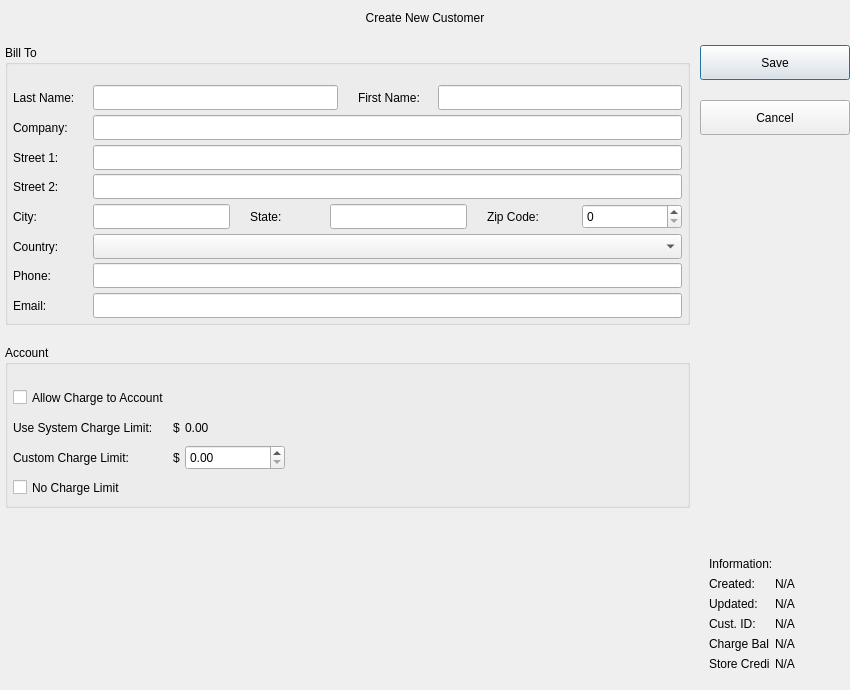
<?xml version="1.0" encoding="UTF-8"?>
<ui version="4.0">
 <class>CreateCustomerDialog</class>
 <widget class="QDialog" name="CreateCustomerDialog">
  <property name="windowModality">
   <enum>Qt::WindowModality::ApplicationModal</enum>
  </property>
  <property name="geometry">
   <rect>
    <x>0</x>
    <y>0</y>
    <width>850</width>
    <height>690</height>
   </rect>
  </property>
  <property name="minimumSize">
   <size>
    <width>850</width>
    <height>690</height>
   </size>
  </property>
  <property name="maximumSize">
   <size>
    <width>850</width>
    <height>690</height>
   </size>
  </property>
  <property name="windowTitle">
   <string>New Customer Form</string>
  </property>
  <property name="styleSheet">
   <string notr="true"/>
  </property>
  <layout class="QVBoxLayout" name="verticalLayout_4">
   <property name="spacing">
    <number>0</number>
   </property>
   <property name="leftMargin">
    <number>0</number>
   </property>
   <property name="topMargin">
    <number>0</number>
   </property>
   <property name="rightMargin">
    <number>0</number>
   </property>
   <property name="bottomMargin">
    <number>0</number>
   </property>
   <item>
    <widget class="QWidget" name="widget" native="true">
     <property name="minimumSize">
      <size>
       <width>0</width>
       <height>35</height>
      </size>
     </property>
     <property name="maximumSize">
      <size>
       <width>16777215</width>
       <height>35</height>
      </size>
     </property>
     <layout class="QHBoxLayout" name="horizontalLayout_10">
      <property name="spacing">
       <number>0</number>
      </property>
      <property name="leftMargin">
       <number>0</number>
      </property>
      <property name="topMargin">
       <number>0</number>
      </property>
      <property name="rightMargin">
       <number>0</number>
      </property>
      <property name="bottomMargin">
       <number>0</number>
      </property>
      <item>
       <widget class="QLabel" name="lb_dialog_title">
        <property name="minimumSize">
         <size>
          <width>0</width>
          <height>35</height>
         </size>
        </property>
        <property name="maximumSize">
         <size>
          <width>16777215</width>
          <height>35</height>
         </size>
        </property>
        <property name="text">
         <string>Create New Customer</string>
        </property>
        <property name="alignment">
         <set>Qt::AlignmentFlag::AlignCenter</set>
        </property>
       </widget>
      </item>
     </layout>
    </widget>
   </item>
   <item>
    <widget class="QWidget" name="widget_2" native="true">
     <layout class="QHBoxLayout" name="horizontalLayout_22">
      <property name="spacing">
       <number>5</number>
      </property>
      <property name="leftMargin">
       <number>0</number>
      </property>
      <property name="topMargin">
       <number>0</number>
      </property>
      <property name="rightMargin">
       <number>0</number>
      </property>
      <property name="bottomMargin">
       <number>0</number>
      </property>
      <item>
       <widget class="QWidget" name="widget_3" native="true">
        <layout class="QVBoxLayout" name="verticalLayout_3">
         <property name="spacing">
          <number>20</number>
         </property>
         <property name="leftMargin">
          <number>5</number>
         </property>
         <property name="topMargin">
          <number>10</number>
         </property>
         <property name="rightMargin">
          <number>5</number>
         </property>
         <property name="bottomMargin">
          <number>10</number>
         </property>
         <item>
          <widget class="QGroupBox" name="grp_bill_to">
           <property name="maximumSize">
            <size>
             <width>16777215</width>
             <height>280</height>
            </size>
           </property>
           <property name="title">
            <string>Bill To</string>
           </property>
           <layout class="QVBoxLayout" name="verticalLayout">
            <property name="spacing">
             <number>5</number>
            </property>
            <property name="leftMargin">
             <number>5</number>
            </property>
            <property name="topMargin">
             <number>20</number>
            </property>
            <property name="rightMargin">
             <number>5</number>
            </property>
            <property name="bottomMargin">
             <number>5</number>
            </property>
            <item>
             <layout class="QHBoxLayout" name="horizontalLayout_13">
              <property name="spacing">
               <number>20</number>
              </property>
              <item>
               <layout class="QHBoxLayout" name="horizontalLayout">
                <property name="spacing">
                 <number>5</number>
                </property>
                <item>
                 <widget class="QLabel" name="lb_last_name">
                  <property name="minimumSize">
                   <size>
                    <width>75</width>
                    <height>25</height>
                   </size>
                  </property>
                  <property name="maximumSize">
                   <size>
                    <width>75</width>
                    <height>25</height>
                   </size>
                  </property>
                  <property name="text">
                   <string>Last Name:</string>
                  </property>
                 </widget>
                </item>
                <item>
                 <widget class="QLineEdit" name="le_last_name">
                  <property name="minimumSize">
                   <size>
                    <width>0</width>
                    <height>25</height>
                   </size>
                  </property>
                  <property name="maximumSize">
                   <size>
                    <width>16777215</width>
                    <height>25</height>
                   </size>
                  </property>
                 </widget>
                </item>
               </layout>
              </item>
              <item>
               <layout class="QHBoxLayout" name="horizontalLayout_2">
                <property name="spacing">
                 <number>5</number>
                </property>
                <item>
                 <widget class="QLabel" name="lb_first_name">
                  <property name="minimumSize">
                   <size>
                    <width>75</width>
                    <height>25</height>
                   </size>
                  </property>
                  <property name="maximumSize">
                   <size>
                    <width>75</width>
                    <height>25</height>
                   </size>
                  </property>
                  <property name="text">
                   <string>First Name:</string>
                  </property>
                 </widget>
                </item>
                <item>
                 <widget class="QLineEdit" name="le_first_name">
                  <property name="minimumSize">
                   <size>
                    <width>0</width>
                    <height>25</height>
                   </size>
                  </property>
                  <property name="maximumSize">
                   <size>
                    <width>16777215</width>
                    <height>25</height>
                   </size>
                  </property>
                 </widget>
                </item>
               </layout>
              </item>
             </layout>
            </item>
            <item>
             <layout class="QHBoxLayout" name="horizontalLayout_3">
              <property name="spacing">
               <number>5</number>
              </property>
              <item>
               <widget class="QLabel" name="lb_company">
                <property name="minimumSize">
                 <size>
                  <width>75</width>
                  <height>25</height>
                 </size>
                </property>
                <property name="maximumSize">
                 <size>
                  <width>75</width>
                  <height>25</height>
                 </size>
                </property>
                <property name="text">
                 <string>Company:</string>
                </property>
               </widget>
              </item>
              <item>
               <widget class="QLineEdit" name="le_company">
                <property name="minimumSize">
                 <size>
                  <width>0</width>
                  <height>25</height>
                 </size>
                </property>
                <property name="maximumSize">
                 <size>
                  <width>16777215</width>
                  <height>25</height>
                 </size>
                </property>
               </widget>
              </item>
             </layout>
            </item>
            <item>
             <layout class="QHBoxLayout" name="horizontalLayout_4">
              <property name="spacing">
               <number>5</number>
              </property>
              <item>
               <widget class="QLabel" name="lb_street_1">
                <property name="minimumSize">
                 <size>
                  <width>75</width>
                  <height>25</height>
                 </size>
                </property>
                <property name="maximumSize">
                 <size>
                  <width>75</width>
                  <height>25</height>
                 </size>
                </property>
                <property name="text">
                 <string>Street 1:</string>
                </property>
               </widget>
              </item>
              <item>
               <widget class="QLineEdit" name="le_street_1">
                <property name="minimumSize">
                 <size>
                  <width>0</width>
                  <height>25</height>
                 </size>
                </property>
                <property name="maximumSize">
                 <size>
                  <width>16777215</width>
                  <height>25</height>
                 </size>
                </property>
               </widget>
              </item>
             </layout>
            </item>
            <item>
             <layout class="QHBoxLayout" name="horizontalLayout_5">
              <property name="spacing">
               <number>5</number>
              </property>
              <item>
               <widget class="QLabel" name="lb_street_2">
                <property name="minimumSize">
                 <size>
                  <width>75</width>
                  <height>25</height>
                 </size>
                </property>
                <property name="maximumSize">
                 <size>
                  <width>75</width>
                  <height>25</height>
                 </size>
                </property>
                <property name="text">
                 <string>Street 2:</string>
                </property>
               </widget>
              </item>
              <item>
               <widget class="QLineEdit" name="le_street_2">
                <property name="minimumSize">
                 <size>
                  <width>0</width>
                  <height>25</height>
                 </size>
                </property>
                <property name="maximumSize">
                 <size>
                  <width>16777215</width>
                  <height>25</height>
                 </size>
                </property>
               </widget>
              </item>
             </layout>
            </item>
            <item>
             <layout class="QHBoxLayout" name="horizontalLayout_14">
              <property name="spacing">
               <number>20</number>
              </property>
              <item>
               <layout class="QHBoxLayout" name="horizontalLayout_6">
                <property name="spacing">
                 <number>5</number>
                </property>
                <item>
                 <widget class="QLabel" name="lb_city">
                  <property name="minimumSize">
                   <size>
                    <width>75</width>
                    <height>25</height>
                   </size>
                  </property>
                  <property name="maximumSize">
                   <size>
                    <width>75</width>
                    <height>25</height>
                   </size>
                  </property>
                  <property name="text">
                   <string>City:</string>
                  </property>
                 </widget>
                </item>
                <item>
                 <widget class="QLineEdit" name="le_city">
                  <property name="minimumSize">
                   <size>
                    <width>0</width>
                    <height>25</height>
                   </size>
                  </property>
                  <property name="maximumSize">
                   <size>
                    <width>16777215</width>
                    <height>25</height>
                   </size>
                  </property>
                 </widget>
                </item>
               </layout>
              </item>
              <item>
               <layout class="QHBoxLayout" name="horizontalLayout_7">
                <property name="spacing">
                 <number>5</number>
                </property>
                <item>
                 <widget class="QLabel" name="lb_state">
                  <property name="minimumSize">
                   <size>
                    <width>75</width>
                    <height>25</height>
                   </size>
                  </property>
                  <property name="maximumSize">
                   <size>
                    <width>75</width>
                    <height>25</height>
                   </size>
                  </property>
                  <property name="text">
                   <string>State:</string>
                  </property>
                 </widget>
                </item>
                <item>
                 <widget class="QLineEdit" name="le_state">
                  <property name="minimumSize">
                   <size>
                    <width>0</width>
                    <height>25</height>
                   </size>
                  </property>
                  <property name="maximumSize">
                   <size>
                    <width>16777215</width>
                    <height>25</height>
                   </size>
                  </property>
                 </widget>
                </item>
               </layout>
              </item>
              <item>
               <layout class="QHBoxLayout" name="horizontalLayout_8">
                <item>
                 <widget class="QLabel" name="lb_zip_code">
                  <property name="minimumSize">
                   <size>
                    <width>75</width>
                    <height>25</height>
                   </size>
                  </property>
                  <property name="maximumSize">
                   <size>
                    <width>75</width>
                    <height>25</height>
                   </size>
                  </property>
                  <property name="text">
                   <string>Zip Code:</string>
                  </property>
                 </widget>
                </item>
                <item>
                 <widget class="QSpinBox" name="sb_zip_code">
                  <property name="minimumSize">
                   <size>
                    <width>100</width>
                    <height>25</height>
                   </size>
                  </property>
                  <property name="maximumSize">
                   <size>
                    <width>100</width>
                    <height>25</height>
                   </size>
                  </property>
                 </widget>
                </item>
               </layout>
              </item>
             </layout>
            </item>
            <item>
             <layout class="QHBoxLayout" name="horizontalLayout_9">
              <property name="spacing">
               <number>5</number>
              </property>
              <item>
               <widget class="QLabel" name="lb_country">
                <property name="minimumSize">
                 <size>
                  <width>75</width>
                  <height>25</height>
                 </size>
                </property>
                <property name="maximumSize">
                 <size>
                  <width>75</width>
                  <height>25</height>
                 </size>
                </property>
                <property name="text">
                 <string>Country:</string>
                </property>
               </widget>
              </item>
              <item>
               <widget class="QComboBox" name="cb_country">
                <property name="minimumSize">
                 <size>
                  <width>0</width>
                  <height>25</height>
                 </size>
                </property>
                <property name="maximumSize">
                 <size>
                  <width>16777215</width>
                  <height>25</height>
                 </size>
                </property>
               </widget>
              </item>
             </layout>
            </item>
            <item>
             <layout class="QHBoxLayout" name="horizontalLayout_11">
              <property name="spacing">
               <number>5</number>
              </property>
              <item>
               <widget class="QLabel" name="lb_phone">
                <property name="minimumSize">
                 <size>
                  <width>75</width>
                  <height>25</height>
                 </size>
                </property>
                <property name="maximumSize">
                 <size>
                  <width>75</width>
                  <height>25</height>
                 </size>
                </property>
                <property name="text">
                 <string>Phone:</string>
                </property>
               </widget>
              </item>
              <item>
               <widget class="QLineEdit" name="le_phone">
                <property name="minimumSize">
                 <size>
                  <width>0</width>
                  <height>25</height>
                 </size>
                </property>
                <property name="maximumSize">
                 <size>
                  <width>16777215</width>
                  <height>25</height>
                 </size>
                </property>
               </widget>
              </item>
             </layout>
            </item>
            <item>
             <layout class="QHBoxLayout" name="horizontalLayout_12">
              <property name="spacing">
               <number>5</number>
              </property>
              <item>
               <widget class="QLabel" name="lb_email">
                <property name="minimumSize">
                 <size>
                  <width>75</width>
                  <height>25</height>
                 </size>
                </property>
                <property name="maximumSize">
                 <size>
                  <width>75</width>
                  <height>25</height>
                 </size>
                </property>
                <property name="text">
                 <string>Email:</string>
                </property>
               </widget>
              </item>
              <item>
               <widget class="QLineEdit" name="le_email">
                <property name="minimumSize">
                 <size>
                  <width>0</width>
                  <height>25</height>
                 </size>
                </property>
                <property name="maximumSize">
                 <size>
                  <width>16777215</width>
                  <height>25</height>
                 </size>
                </property>
               </widget>
              </item>
             </layout>
            </item>
           </layout>
          </widget>
         </item>
         <item>
          <widget class="QGroupBox" name="grp_account">
           <property name="maximumSize">
            <size>
             <width>16777215</width>
             <height>180</height>
            </size>
           </property>
           <property name="title">
            <string>Account</string>
           </property>
           <layout class="QVBoxLayout" name="verticalLayout_2">
            <property name="spacing">
             <number>5</number>
            </property>
            <property name="leftMargin">
             <number>5</number>
            </property>
            <property name="topMargin">
             <number>20</number>
            </property>
            <property name="rightMargin">
             <number>5</number>
            </property>
            <property name="bottomMargin">
             <number>5</number>
            </property>
            <item>
             <widget class="QCheckBox" name="chk_allow_account_charge">
              <property name="minimumSize">
               <size>
                <width>180</width>
                <height>25</height>
               </size>
              </property>
              <property name="maximumSize">
               <size>
                <width>180</width>
                <height>25</height>
               </size>
              </property>
              <property name="text">
               <string>Allow Charge to Account</string>
              </property>
             </widget>
            </item>
            <item>
             <layout class="QHBoxLayout" name="horizontalLayout_17">
              <property name="spacing">
               <number>5</number>
              </property>
              <item>
               <widget class="QLabel" name="lb_system_charge_limit_label">
                <property name="minimumSize">
                 <size>
                  <width>155</width>
                  <height>25</height>
                 </size>
                </property>
                <property name="maximumSize">
                 <size>
                  <width>155</width>
                  <height>25</height>
                 </size>
                </property>
                <property name="text">
                 <string>Use System Charge Limit:</string>
                </property>
               </widget>
              </item>
              <item>
               <layout class="QHBoxLayout" name="horizontalLayout_15">
                <property name="spacing">
                 <number>5</number>
                </property>
                <item>
                 <widget class="QLabel" name="label_3">
                  <property name="minimumSize">
                   <size>
                    <width>0</width>
                    <height>25</height>
                   </size>
                  </property>
                  <property name="maximumSize">
                   <size>
                    <width>16777215</width>
                    <height>25</height>
                   </size>
                  </property>
                  <property name="text">
                   <string>$</string>
                  </property>
                 </widget>
                </item>
                <item>
                 <widget class="QLabel" name="lb_system_charge_limit">
                  <property name="minimumSize">
                   <size>
                    <width>100</width>
                    <height>25</height>
                   </size>
                  </property>
                  <property name="maximumSize">
                   <size>
                    <width>16777215</width>
                    <height>25</height>
                   </size>
                  </property>
                  <property name="text">
                   <string>0.00</string>
                  </property>
                 </widget>
                </item>
                <item>
                 <spacer name="horizontalSpacer">
                  <property name="orientation">
                   <enum>Qt::Orientation::Horizontal</enum>
                  </property>
                  <property name="sizeHint" stdset="0">
                   <size>
                    <width>40</width>
                    <height>20</height>
                   </size>
                  </property>
                 </spacer>
                </item>
               </layout>
              </item>
             </layout>
            </item>
            <item>
             <layout class="QHBoxLayout" name="horizontalLayout_18">
              <property name="spacing">
               <number>5</number>
              </property>
              <item>
               <widget class="QLabel" name="lb_custom_charge_limit_label">
                <property name="minimumSize">
                 <size>
                  <width>155</width>
                  <height>25</height>
                 </size>
                </property>
                <property name="maximumSize">
                 <size>
                  <width>155</width>
                  <height>25</height>
                 </size>
                </property>
                <property name="text">
                 <string>Custom Charge Limit:</string>
                </property>
               </widget>
              </item>
              <item>
               <layout class="QHBoxLayout" name="horizontalLayout_16">
                <property name="spacing">
                 <number>5</number>
                </property>
                <item>
                 <widget class="QLabel" name="label_4">
                  <property name="minimumSize">
                   <size>
                    <width>0</width>
                    <height>25</height>
                   </size>
                  </property>
                  <property name="maximumSize">
                   <size>
                    <width>16777215</width>
                    <height>25</height>
                   </size>
                  </property>
                  <property name="text">
                   <string>$</string>
                  </property>
                 </widget>
                </item>
                <item>
                 <widget class="QDoubleSpinBox" name="dbl_custom_charge_limit">
                  <property name="minimumSize">
                   <size>
                    <width>100</width>
                    <height>25</height>
                   </size>
                  </property>
                  <property name="maximumSize">
                   <size>
                    <width>16777215</width>
                    <height>25</height>
                   </size>
                  </property>
                 </widget>
                </item>
                <item>
                 <spacer name="horizontalSpacer_2">
                  <property name="orientation">
                   <enum>Qt::Orientation::Horizontal</enum>
                  </property>
                  <property name="sizeHint" stdset="0">
                   <size>
                    <width>40</width>
                    <height>20</height>
                   </size>
                  </property>
                 </spacer>
                </item>
               </layout>
              </item>
             </layout>
            </item>
            <item>
             <widget class="QCheckBox" name="chk_no_charge_limit">
              <property name="minimumSize">
               <size>
                <width>180</width>
                <height>25</height>
               </size>
              </property>
              <property name="maximumSize">
               <size>
                <width>180</width>
                <height>25</height>
               </size>
              </property>
              <property name="text">
               <string>No Charge Limit</string>
              </property>
             </widget>
            </item>
           </layout>
          </widget>
         </item>
         <item>
          <spacer name="verticalSpacer">
           <property name="orientation">
            <enum>Qt::Orientation::Vertical</enum>
           </property>
           <property name="sizeHint" stdset="0">
            <size>
             <width>20</width>
             <height>40</height>
            </size>
           </property>
          </spacer>
         </item>
        </layout>
       </widget>
      </item>
      <item>
       <widget class="QWidget" name="dlg_menu" native="true">
        <property name="minimumSize">
         <size>
          <width>150</width>
          <height>0</height>
         </size>
        </property>
        <property name="maximumSize">
         <size>
          <width>150</width>
          <height>16777215</height>
         </size>
        </property>
        <layout class="QVBoxLayout" name="verticalLayout_6">
         <property name="spacing">
          <number>20</number>
         </property>
         <property name="leftMargin">
          <number>0</number>
         </property>
         <property name="topMargin">
          <number>10</number>
         </property>
         <property name="rightMargin">
          <number>0</number>
         </property>
         <property name="bottomMargin">
          <number>10</number>
         </property>
         <item>
          <widget class="QPushButton" name="pb_customer_save">
           <property name="minimumSize">
            <size>
             <width>0</width>
             <height>35</height>
            </size>
           </property>
           <property name="maximumSize">
            <size>
             <width>16777215</width>
             <height>35</height>
            </size>
           </property>
           <property name="text">
            <string>Save</string>
           </property>
           <property name="icon">
            <iconset resource="../assets/images/icons.qrc">
             <normaloff>:/Icons/tick.svg</normaloff>:/Icons/tick.svg</iconset>
           </property>
           <property name="iconSize">
            <size>
             <width>16</width>
             <height>16</height>
            </size>
           </property>
          </widget>
         </item>
         <item>
          <widget class="QPushButton" name="pb_customer_cancel">
           <property name="minimumSize">
            <size>
             <width>0</width>
             <height>35</height>
            </size>
           </property>
           <property name="maximumSize">
            <size>
             <width>16777215</width>
             <height>35</height>
            </size>
           </property>
           <property name="text">
            <string>Cancel</string>
           </property>
           <property name="icon">
            <iconset resource="../assets/images/icons.qrc">
             <normaloff>:/Icons/cross.svg</normaloff>:/Icons/cross.svg</iconset>
           </property>
           <property name="iconSize">
            <size>
             <width>16</width>
             <height>16</height>
            </size>
           </property>
          </widget>
         </item>
         <item>
          <spacer name="verticalSpacer_3">
           <property name="orientation">
            <enum>Qt::Orientation::Vertical</enum>
           </property>
           <property name="sizeHint" stdset="0">
            <size>
             <width>20</width>
             <height>40</height>
            </size>
           </property>
          </spacer>
         </item>
         <item>
          <widget class="QWidget" name="wid_info" native="true">
           <property name="minimumSize">
            <size>
             <width>0</width>
             <height>400</height>
            </size>
           </property>
           <property name="maximumSize">
            <size>
             <width>16777215</width>
             <height>400</height>
            </size>
           </property>
           <layout class="QVBoxLayout" name="verticalLayout_5">
            <item>
             <spacer name="verticalSpacer_2">
              <property name="orientation">
               <enum>Qt::Orientation::Vertical</enum>
              </property>
              <property name="sizeHint" stdset="0">
               <size>
                <width>20</width>
                <height>40</height>
               </size>
              </property>
             </spacer>
            </item>
            <item>
             <widget class="QLabel" name="lb_information">
              <property name="text">
               <string>Information:</string>
              </property>
             </widget>
            </item>
            <item>
             <layout class="QHBoxLayout" name="horizontalLayout_19">
              <item>
               <widget class="QLabel" name="lb_created_label">
                <property name="minimumSize">
                 <size>
                  <width>60</width>
                  <height>0</height>
                 </size>
                </property>
                <property name="maximumSize">
                 <size>
                  <width>60</width>
                  <height>16777215</height>
                 </size>
                </property>
                <property name="text">
                 <string>Created:</string>
                </property>
               </widget>
              </item>
              <item>
               <widget class="QLabel" name="lb_created">
                <property name="text">
                 <string>N/A</string>
                </property>
               </widget>
              </item>
             </layout>
            </item>
            <item>
             <layout class="QHBoxLayout" name="horizontalLayout_20">
              <item>
               <widget class="QLabel" name="lb_updated_label">
                <property name="minimumSize">
                 <size>
                  <width>60</width>
                  <height>0</height>
                 </size>
                </property>
                <property name="maximumSize">
                 <size>
                  <width>60</width>
                  <height>16777215</height>
                 </size>
                </property>
                <property name="text">
                 <string>Updated:</string>
                </property>
               </widget>
              </item>
              <item>
               <widget class="QLabel" name="lb_updated">
                <property name="text">
                 <string>N/A</string>
                </property>
               </widget>
              </item>
             </layout>
            </item>
            <item>
             <layout class="QHBoxLayout" name="horizontalLayout_24">
              <item>
               <widget class="QLabel" name="lb_customer_id_label">
                <property name="minimumSize">
                 <size>
                  <width>60</width>
                  <height>0</height>
                 </size>
                </property>
                <property name="maximumSize">
                 <size>
                  <width>60</width>
                  <height>16777215</height>
                 </size>
                </property>
                <property name="text">
                 <string>Cust. ID:</string>
                </property>
               </widget>
              </item>
              <item>
               <widget class="QLabel" name="lb_customer_id">
                <property name="text">
                 <string>N/A</string>
                </property>
               </widget>
              </item>
             </layout>
            </item>
            <item>
             <layout class="QHBoxLayout" name="horizontalLayout_21">
              <item>
               <widget class="QLabel" name="lb_charge_balance_label">
                <property name="minimumSize">
                 <size>
                  <width>60</width>
                  <height>0</height>
                 </size>
                </property>
                <property name="maximumSize">
                 <size>
                  <width>60</width>
                  <height>16777215</height>
                 </size>
                </property>
                <property name="text">
                 <string>Charge Bal:</string>
                </property>
               </widget>
              </item>
              <item>
               <widget class="QLabel" name="lb_charge_balance">
                <property name="text">
                 <string>N/A</string>
                </property>
               </widget>
              </item>
             </layout>
            </item>
            <item>
             <layout class="QHBoxLayout" name="horizontalLayout_23">
              <item>
               <widget class="QLabel" name="lb_store_credit_label">
                <property name="minimumSize">
                 <size>
                  <width>60</width>
                  <height>0</height>
                 </size>
                </property>
                <property name="maximumSize">
                 <size>
                  <width>60</width>
                  <height>16777215</height>
                 </size>
                </property>
                <property name="text">
                 <string>Store Credit:</string>
                </property>
               </widget>
              </item>
              <item>
               <widget class="QLabel" name="lb_store_credit">
                <property name="text">
                 <string>N/A</string>
                </property>
               </widget>
              </item>
             </layout>
            </item>
           </layout>
          </widget>
         </item>
        </layout>
       </widget>
      </item>
     </layout>
    </widget>
   </item>
  </layout>
 </widget>
 <resources>
  <include location="../assets/images/icons.qrc"/>
 </resources>
 <connections/>
</ui>
